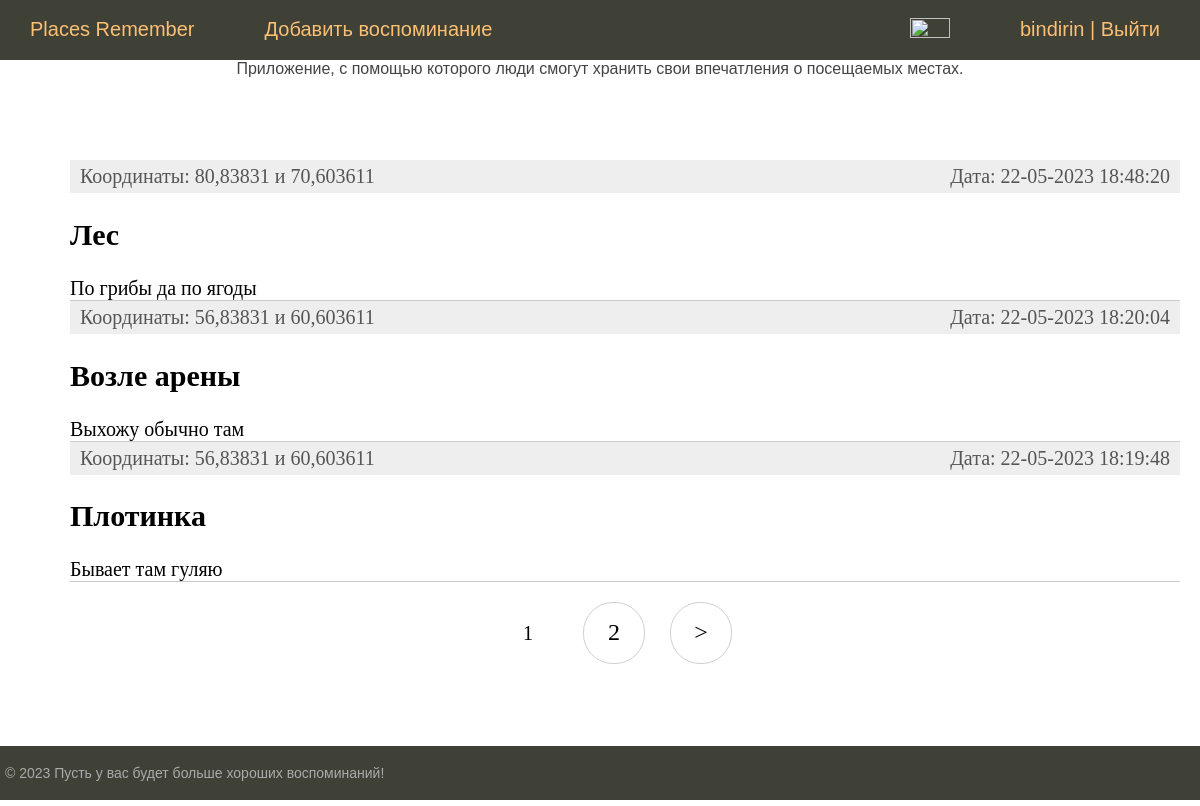
The page / (signed in) on the database its author committed.
### visited/models.py (models this page shows)
class Places(models.Model):
    user = models.ForeignKey(User, on_delete=models.CASCADE)
    latitude = models.FloatField(null=True)
    longitude = models.FloatField(null=True)
    name = models.CharField(max_length=255)
    comment = models.TextField(blank=True)
    time_create = models.DateTimeField(auto_now_add=True)
    class Meta:
        verbose_name = 'Посещенные места'
        verbose_name_plural = 'Посещенные места'
        ordering = ['-time_create']

### visited/views.py (the view)
# urls.py: path('', VisitedHome.as_view(), name='home'),  # http://127.0.0.1:8000/
class VisitedHome(DataMixin, ListView):
    paginate_by = 3
    model = Places
    template_name = 'visited/index.html'
    context_object_name = 'posts'
    def get_context_data(self, *, object_list=None, **kwargs):
        context = super().get_context_data(**kwargs)
        c_def = self.get_user_context(title='Главная страница')
        return dict(list(context.items()) + list(c_def.items()))
    def get_queryset(self):
        user_id = self.request.user.id
        return Places.objects.filter(user=user_id)  # фильтр id авторизованного

### visited/utils.py (called while the page is built)
    def get_user_context(self, **kwargs):
        context = kwargs
        if self.request.user.is_authenticated:
            context['avatar'] = self.request.user.socialaccount_set.first().get_avatar_url()
        user_menu = menu.copy()
        if not self.request.user.is_authenticated:
                user_menu.pop(1)
        context['menu'] = user_menu
        return context

### visited/templates/visited/index.html (shortened to what this page needs)
{% extends 'visited/base.html' %}
{% block content %}
<ul class="list-articles">
	{% for p in posts %}
			<li>
				<div class="article-panel">
					<p class="first">Координаты: {{p.latitude}} и {{p.longitude}}</p>
					<p class="last">Дата: {{p.time_create|date:"d-m-Y H:i:s"}}</p>
				</div>
				<h2>{{p.name}}</h2>
	{% autoescape on %}
	{{p.comment}}
	{% endautoescape %}
			</li>
	{% endfor %}
</ul>
		{% if page_obj %}
		<nav class="list-pages">
			<ul>
				{% for p in paginator.page_range %}
				{% if page_obj.number == p %}
				<li class="page-num page-num-selected">{{ p }}</li>
				{% elif p >= page_obj.number|add:-2 and p <= page_obj.number|add:2 %}
				<li class="page-num">
					<a href="?page={{ p }}">{{ p }}</a>
				</li>
				{% endif %}
				{% endfor %}
				{% if page_obj.has_next %}
				<li class="page-num">
					<a href="?page={{ page_obj.next_page_number }}">&gt;</a>
				</li>
				{% endif %}
			</ul>
		</nav>
		{% endif %}
	</div>
{% endblock %}

### visited/templates/visited/base.html (shortened to what this page needs)
{% load static account socialaccount %}
<!DOCTYPE html>
<html>
<head>
	<link type="text/css" href="{% static 'visited/css/styles.css' %}" rel="stylesheet" />
</head>
<body>
<table class="table-page" border=0 cellpadding="0" cellspacing="0">
<tr><td valign=top>
{% block mainmenu %}
<div class="header">
<ul id="mainmenu" class="mainmenu">
{% for m in menu %}
			<li><a href="{% url m.url_name %}">{{m.title}}</a></li>
{% endfor %}
{% if request.user.is_authenticated %}
	<li class="last"> {{ user.username }} | <a href="{% url 'logout' %}">Выйти</a></li>
	{% if avatar %}
		<li class="last"><img src="{{ avatar }}" height=40 width=40"></li>
	{% else %}
		<li class="last"><img src="{{ user.profile.avatar.url }}" height=40 width=40"></li>
	{% endif %}
{% else %}
	<li class="last"><a href="{% provider_login_url "google" %}">Войти с помощью Google</a></li>
{% endif %}
</ul>
<div class="description-site" style="text-align: center">Приложение, с помощью которого люди смогут хранить свои впечатления о посещаемых местах.
</div>
</div>
{% endblock mainmenu %}
<table class="table-content" border=0 cellpadding="0" cellspacing="0">
	<tr>
		<td valign="top" class="content">
<div class="content-text">
{% block content %}
{% endblock %}
</td></tr>
</table>
</td></tr>
<tr>
	<td valign=top>
		<div id="footer">
			<p>&copy; 2023 Пусть у вас будет больше хороших воспоминаний!</p>
		</div>
	</td>
</tr>
</table>
</body>
</html>

### visited/static/visited/css/styles.css (style rules this page uses)
html, body { font-family: 'Arial'; margin: 0; padding: 0; height: 100%; width: 100%; color: #444; }
a { color: #0059b2; text-decoration: none; }
img { max-width: 600px; height: auto; }
div.article-panel { background: #eee; padding: 5px 10px 5px 10px; box-sizing: border-box; overflow: hidden; color: #555; }
div.article-panel p.first { margin: 0; float: left; }
div.article-panel p.last { margin: 0; float: right; }
ul.list-articles { list-style: none; margin: 0; padding: 0; }
ul.list-articles li { border-bottom: 1px solid #ccc; }
.table-page { width: 100%; height: 100%; vertical-align: top; }
.table-page tr { height: 100%; }
.header { background: #3F4137; height: 60px; }
ul.mainmenu { list-style: none; margin: 0; padding: 0; height: 60px; color: #fdc073; font-size: 20px; overflow: hidden; }
ul.mainmenu li { float: left; margin: 18px 40px 0 30px; }
ul.mainmenu li.last { float: right; }
ul.mainmenu li a { color: #fdc073; text-decoration: none; }
.table-content { width: 100%; min-height: 100%; height: 100%; }
.content { padding: 40px 20px 20px 40px; width: 100%; box-sizing: border-box; }
.content-text { margin: 60px 0 0 30px; color: #000; font-size: 20px; font-family: Yandex Sans Display Light; }
#footer { box-sizing: border-box; background: #3F4137; padding: 5px; color: #aaa; font-size: 14px; font-family: Verdana, Geneva, Arial, Helvetica; text-align: left; overflow: hidden; }
.list-pages { text-align: center; margin: 0 0 20px 0; }
.list-pages ul { margin: 20px 0 0 0; padding: 0; list-style: none; }
.list-pages ul li { display: inline-block; margin: 0 20px 0 0; }
.list-pages a { color: #000; font-size: 24px; text-decoration: none; }
.list-pages .page-num, .page-num-selected { display: inline-block; width: 60px; height: 44px; padding: 16px 0 0 0; border: 1px solid #d0d0d0; border-radius: 30px; }
.list-pages .page-num-selected { border: none; color: #000; font-size: 20px; }

### rows shown on the page
Places: latitude "80,83831", longitude "70,603611", time_create "22-05-2023 18:48:20", name "Лес", comment "По грибы да по ягоды"
Places: latitude "56,83831", longitude "60,603611", time_create "22-05-2023 18:20:04", name "Возле арены", comment "Выхожу обычно там"
Places: latitude "56,83831", longitude "60,603611", time_create "22-05-2023 18:19:48", name "Плотинка", comment "Бывает там гуляю"

### other values the page prints
{{ m.title }} "Places Remember" "Добавить воспоминание"
{{ user.username }} "bindirin"
{{ p }} "1"
{{ p }} "2"
